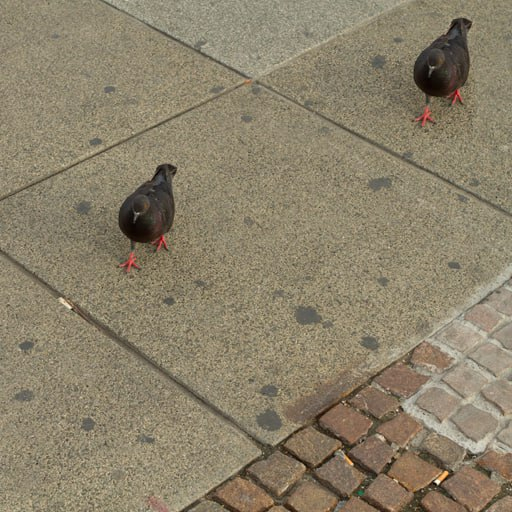
#> input picture media/image-1.jpg, 512 x 512 px
$ python -i noise_variance.py   (imports and definitions only)
#> lines starting #> are read from the running program, lines starting #| are printed output that depends on the picture
import sys
import math
import numpy as np

from PIL import Image
from scipy import signal
from sklearn.cluster import KMeans

def estimate_noise(I):
    H, W = I.shape

    M = [[1, -2, 1], [-2, 4, -2], [1, -2, 1]]

    sigma = np.sum(np.sum(np.absolute(signal.convolve2d(I, M))))
    sigma = sigma * math.sqrt(0.5 * math.pi) / (6 * (W-2) * (H-2))

    return sigma

def detect(input, blockSize=32):
#> called with input = '../../media/image-1.jpg', blockSize = 32
    im = Image.open(input)
#> im is the input picture: PIL image 512x512 RGB; mean R, G, B 139.4, 129.1, 106.5
    im = im.convert('1')
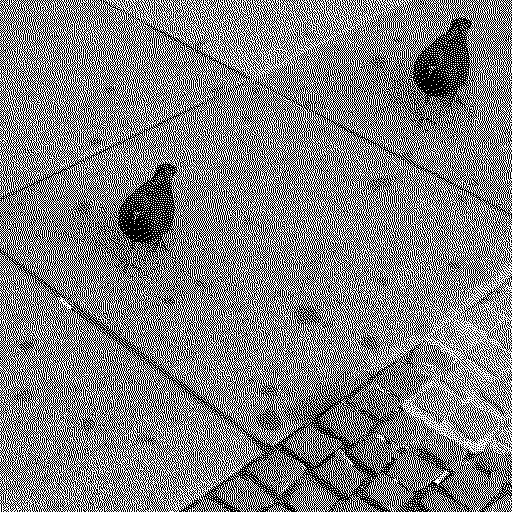
#> im: PIL image 512x512 1; 50.6% white; black in thin lines or dots

    blocks = []

    imgwidth, imgheight = im.size
#> imgwidth = 512; imgheight = 512

    for i in range(0,imgheight,blockSize):
        for j in range(0,imgwidth,blockSize):
            box = (j, i, j+blockSize, i+blockSize)
            b = im.crop(box)
            a = np.asarray(b).astype(int)
            blocks.append(a)
#> after the loop, blocks = 256 items

    variances = []
    for block in blocks:
        variances.append([estimate_noise(block)])
#> this loop made 256 passes
#> sigma in estimate_noise on passes 1 to 3: 1.19, 1.12, 1.03
#> after the loop, variances = 256 items, first 6: [1.19], [1.12], [1.03], [1.06], [0.978], [0.977]

    kmeans = KMeans(n_clusters=2, random_state=0).fit(variances)
    center1, center2 = kmeans.cluster_centers_
#> center1 = [1]; center2 = [0.64]

    if abs(center1 - center2) > .4: return True
    else: return False

>>> result = detect('../../media/image-1.jpg')

$ run again, on media/image-2.jpg
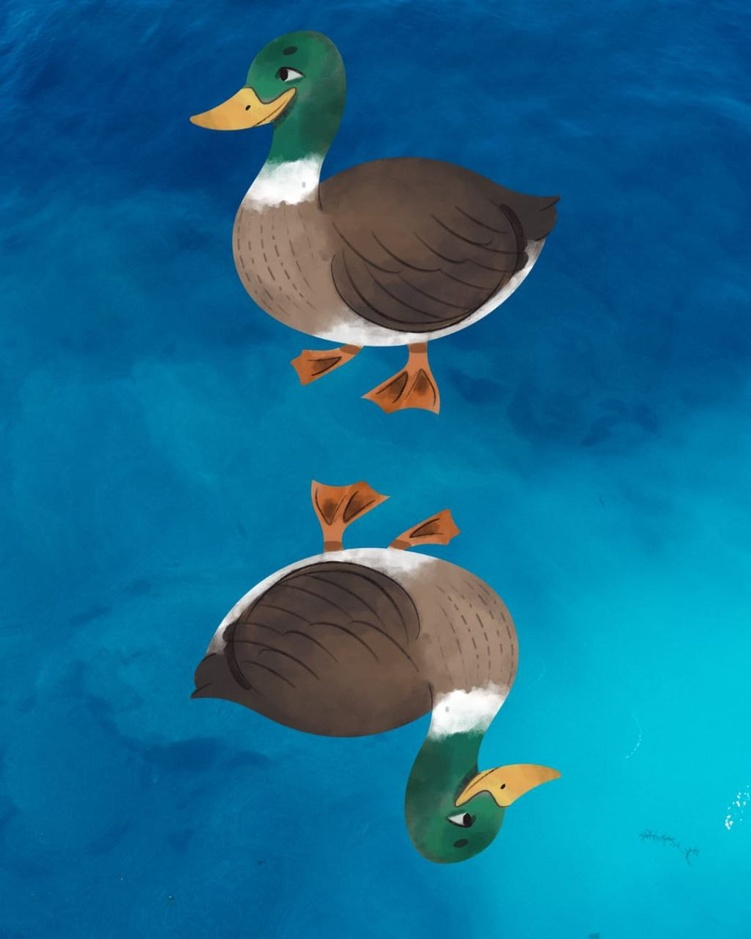
#> input picture media/image-2.jpg, 751 x 939 px, shrunk from 1024 x 1280 before the run
#> in detect, im is the input picture: PIL image 751x939 RGB; mean R, G, B 20.7, 108.1, 144.3
#> in detect, `im = im.convert('1')`:
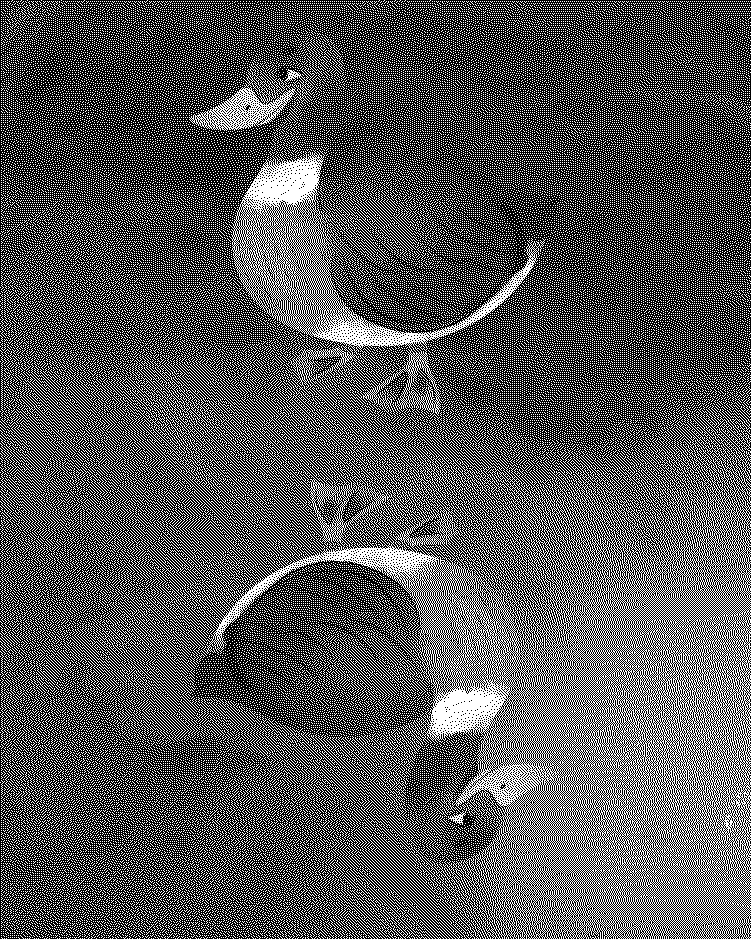
#> im: PIL image 751x939 1; 33.5% white in thin lines or dots
#> after the loop in detect, `for i in range(0,imgheight,blockSize):`: blocks = 720 items
#> the loop in detect, `for block in blocks:` made 720 passes
#> sigma in estimate_noise on passes 1 to 3: 0.853, 0.791, 0.685
#> after the loop in detect, `for block in blocks:`: variances = 720 items, first 6: [0.853], [0.791], [0.685], [0.672], [0.699], [0.649]
#> center1 = [1.01]; center2 = [0.658]
